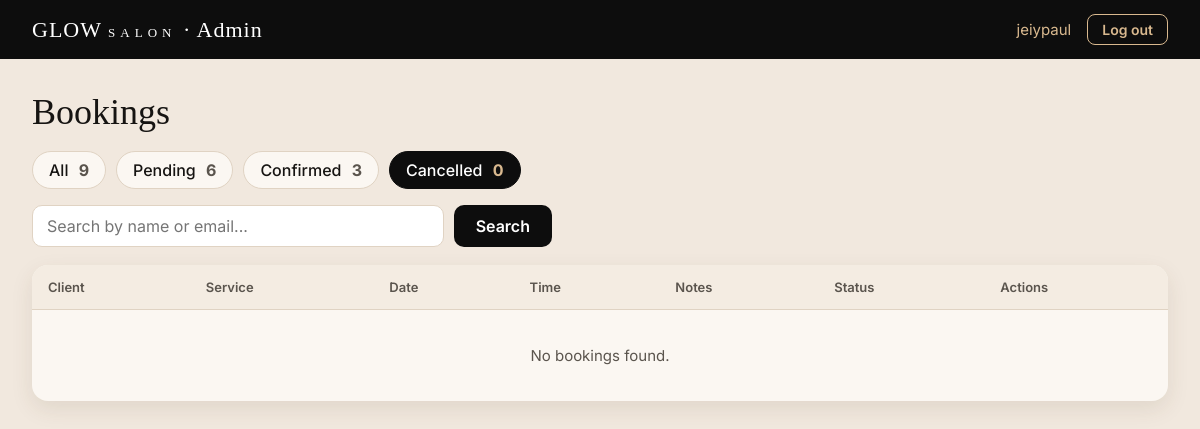
Screenshot of /dashboard/?status=cancelled (signed in) with the database file from the repository.
### Dashboard/models.py (models this page shows, shortened)
class Booking(models.Model):
    SERVICES = [
        ("braids", "Knotless Braids — KES 3,500"),
        ("manicure", "Manicure — KES 1,800"),
        ("haircare", "Natural Haircare — KES 2,500"),
    ]
    PRICES = {"braids": 3500, "manicure": 1800, "haircare": 2500}
    STATUS = [("pending", "Pending"), ("confirmed", "Confirmed"), ("cancelled", "Cancelled")]
    PAYMENT = [
        ("unpaid", "Unpaid"),
        ("pending", "Awaiting payment"),
        ("paid", "Paid"),
        ("failed", "Failed"),
    ]
    reference = models.UUIDField(default=uuid.uuid4, unique=True, editable=False)
    name = models.CharField(max_length=120)
    email = models.EmailField()
    service = models.CharField(max_length=20, choices=SERVICES)
    date = models.DateField()
    time = models.TimeField()
    notes = models.TextField(blank=True)
    status = models.CharField(max_length=10, choices=STATUS, default="pending")
    created_at = models.DateTimeField(auto_now_add=True)
    amount = models.PositiveIntegerField(default=0)
    payment_status = models.CharField(max_length=10, choices=PAYMENT, default="unpaid")
    mpesa_phone = models.CharField(max_length=15, blank=True)
    merchant_request_id = models.CharField(max_length=60, blank=True)
    checkout_request_id = models.CharField(max_length=60, blank=True, db_index=True)
    mpesa_receipt = models.CharField(max_length=30, blank=True)
    payment_note = models.CharField(max_length=200, blank=True)
    payment_requested_at = models.DateTimeField(null=True, blank=True)
    paid_at = models.DateTimeField(null=True, blank=True)
    class Meta:
        ordering = ["date", "time"]

### Dashboard/views.py (the view)
# urls.py: path("dashboard/", views.bookings_list, name="dashboard"),
@staff_member_required(login_url="dashboard_login")
def bookings_list(request):
    qs = Booking.objects.all()
    status = request.GET.get("status", "")
    q = request.GET.get("q", "").strip()
    if status in dict(Booking.STATUS):
        qs = qs.filter(status=status)
    if q:
        qs = qs.filter(Q(name__icontains=q) | Q(email__icontains=q))
    counts = {s: Booking.objects.filter(status=s).count() for s, _ in Booking.STATUS}
    counts["all"] = sum(counts.values())
    return render(request, "dashboard/bookings.html", {
        "bookings": qs,
        "counts": counts,
        "status": status,
        "q": q,
        "statuses": Booking.STATUS,
    })

### Dashboard/templates/dashboard/bookings.html (shortened to what this page needs)
{% load static %}
<!DOCTYPE html>
<html lang="en">
<head>
  <link rel="stylesheet" href="{% static 'dashboard.css' %}">
</head>
<body>
  <header class="topbar">
    <p class="topbar__brand">GLOW <span>SALON</span> · Admin</p>
    <div class="topbar__right">
      <span>{{ request.user.get_username }}</span>
      <form method="post" action="{% url 'dashboard_logout' %}">
        <button type="submit" class="btn-ghost">Log out</button>
      </form>
    </div>
  </header>
  <main class="wrap">
    <h1>Bookings</h1>
    <nav class="tabs" aria-label="Filter by status">
      <a href="{% url 'dashboard' %}" class="{% if not status %}is-active{% endif %}">All <b>{{ counts.all }}</b></a>
      {% for value, label in statuses %}
        <a href="?status={{ value }}" class="{% if status == value %}is-active{% endif %}">
          {{ label }} <b>{% if value == 'pending' %}{{ counts.pending }}{% elif value == 'confirmed' %}{{ counts.confirmed }}{% else %}{{ counts.cancelled }}{% endif %}</b>
        </a>
      {% endfor %}
    </nav>
    <form class="search" method="get">
      <input type="search" name="q" value="{{ q }}" placeholder="Search by name or email...">
      <button type="submit" class="btn-primary">Search</button>
    </form>
    <div class="table-wrap">
      <table>
        <thead>
          <tr>
            <th>Client</th><th>Service</th><th>Date</th><th>Time</th>
            <th>Notes</th><th>Status</th><th>Actions</th>
          </tr>
        </thead>
        <tbody>
          {% for b in bookings %}
          <tr>
            <td>
              <strong>{{ b.name }}</strong><br>
              <a href="mailto:{{ b.email }}">{{ b.email }}</a>
            </td>
            <td>{{ b.get_service_display }}</td>
            <td>{{ b.date|date:"D, d M Y" }}</td>
            <td>{{ b.time|time:"g:i A" }}</td>
            <td class="notes">{{ b.notes|default:"—" }}</td>
            <td><span class="badge badge--{{ b.status }}">{{ b.get_status_display }}</span></td>
            <td class="actions">
              <form method="post" action="{% url 'booking_status' b.pk %}">
                {% csrf_token %}
                {% if b.status != 'confirmed' %}
                  <button name="status" value="confirmed" class="btn-sm btn-sm--ok">Confirm</button>
                {% endif %}
                {% if b.status != 'cancelled' %}
                  <button name="status" value="cancelled" class="btn-sm btn-sm--no">Cancel</button>
                {% endif %}
              </form>
            </td>
            <td>
  <span class="badge badge--pay-{{ b.payment_status }}">{{ b.get_payment_status_display }}</span>
  {% if b.mpesa_receipt %}<br><small>{{ b.mpesa_receipt }}</small>{% endif %}
</td>
          </tr>
          {% empty %}
          <tr><td colspan="7" class="empty">No bookings found.</td></tr>
          {% endfor %}
        </tbody>
      </table>
    </div>
  </main>
</body>
</html>

### static/dashboard.css (style rules this page uses)
:root { --bg: #f1e8de; --card: #fbf7f2; --ink: #161412; --muted: #5a544d; --gold: #d9b98f; --dark: #0d0d0d; --line: #e0d3c3; --serif: "Playfair Display", Georgia, serif; --sans: "Inter", system-ui, -apple-system, "Segoe UI", Roboto, sans-serif; }
*, *::before, *::after { box-sizing: border-box; }
body { margin: 0; background: var(--bg); color: var(--ink); font-family: var(--sans); -webkit-font-smoothing: antialiased; }
a { color: inherit; }
h1 { font-family: var(--serif); font-weight: 500; font-size: 36px; margin: 0 0 18px; }
.btn-primary { background: var(--dark); color: #fff; border: 0; border-radius: 10px; padding: 11px 22px; font: 600 16px var(--sans); cursor: pointer; }
.btn-ghost { background: transparent; color: var(--gold); border: 1.5px solid var(--gold); border-radius: 8px; padding: 6px 14px; font: 600 14px var(--sans); cursor: pointer; }
.topbar { background: var(--dark); color: #fff; padding: 14px 32px; display: flex; justify-content: space-between; align-items: center; }
.topbar__brand { margin: 0; font-family: var(--serif); font-size: 22px; letter-spacing: 1px; }
.topbar__brand span { font-size: 13px; letter-spacing: 5px; }
.topbar__right { display: flex; align-items: center; gap: 16px; font-size: 15px; color: var(--gold); }
.topbar__right form { margin: 0; }
.wrap { max-width: 1280px; margin: 0 auto; padding: 32px; }
.tabs { display: flex; gap: 10px; flex-wrap: wrap; margin-bottom: 16px; }
.tabs a { text-decoration: none; padding: 8px 16px; border-radius: 999px; background: var(--card); border: 1.5px solid var(--line); font-weight: 500; }
.tabs a b { margin-left: 6px; color: var(--muted); }
.tabs a.is-active { background: var(--dark); color: #fff; border-color: var(--dark); }
.tabs a.is-active b { color: var(--gold); }
.search { display: flex; gap: 10px; margin-bottom: 18px; max-width: 520px; }
.search input { flex: 1; padding: 10px 14px; font: 16px var(--sans); border: 1.5px solid var(--line); border-radius: 10px; background: #fff; }
.table-wrap { background: var(--card); border-radius: 16px; box-shadow: 0 8px 22px rgba(80, 55, 30, .10); overflow-x: auto; }
table { width: 100%; border-collapse: collapse; min-width: 900px; }
th, td { padding: 14px 16px; text-align: left; vertical-align: top; border-bottom: 1px solid var(--line); font-size: 15px; }
th { font-size: 13px; color: var(--muted); font-weight: 600; background: #f4ece2; }
tbody tr:last-child td { border-bottom: 0; }
.empty { text-align: center; color: var(--muted); padding: 36px; }

### rows the page displays
Booking: status "Pending", pending "6"
Booking: status "Confirmed", confirmed "3"

### other values shown
{{ request.user.get_username }} "jeiypaul"
{{ counts.all }} "9"
{{ label }} "Cancelled"
{{ counts.cancelled }} "0"
